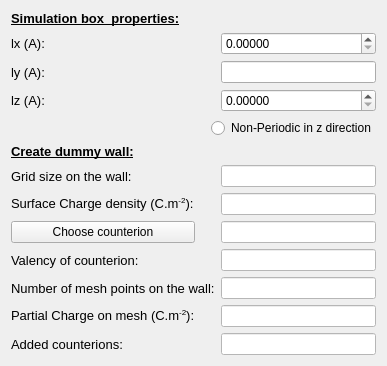
     <widget class="QWidget" name="tab">
      <attribute name="title">
       <string>Simulation box</string>
      </attribute>
      <layout class="QGridLayout" name="gridLayout_3">
       <item row="14" column="3">
        <widget class="QLineEdit" name="lineEdit_valency_counterion">
         <property name="styleSheet">
          <string notr="true">background-color: rgb(255, 255, 255);</string>
         </property>
         <property name="text">
          <string/>
         </property>
         <property name="readOnly">
          <bool>true</bool>
         </property>
         <property name="clearButtonEnabled">
          <bool>false</bool>
         </property>
        </widget>
       </item>
       <item row="16" column="3">
        <widget class="QLineEdit" name="lineEdit_num_mesh_points">
         <property name="styleSheet">
          <string notr="true">background-color: rgb(255, 255, 255);</string>
         </property>
         <property name="clearButtonEnabled">
          <bool>false</bool>
         </property>
        </widget>
       </item>
       <item row="4" column="0">
        <widget class="QLabel" name="label_ly">
         <property name="font">
          <font>
           <pointsize>10</pointsize>
          </font>
         </property>
         <property name="text">
          <string>ly (A):</string>
         </property>
        </widget>
       </item>
       <item row="9" column="0" colspan="3">
        <widget class="QLabel" name="label_dummy_wall">
         <property name="font">
          <font>
           <pointsize>10</pointsize>
           <weight>75</weight>
           <bold>true</bold>
           <underline>true</underline>
          </font>
         </property>
         <property name="text">
          <string>Create dummy wall:</string>
         </property>
        </widget>
       </item>
       <item row="18" column="3">
        <widget class="QLineEdit" name="lineEdit_num_counterion">
         <property name="acceptDrops">
          <bool>false</bool>
         </property>
         <property name="styleSheet">
          <string notr="true">background-color: rgb(255, 255, 255);</string>
         </property>
         <property name="clearButtonEnabled">
          <bool>false</bool>
         </property>
        </widget>
       </item>
       <item row="12" column="0">
        <widget class="QPushButton" name="pushButton_type_counterion">
         <property name="text">
          <string>Choose counterion</string>
         </property>
        </widget>
       </item>
       <item row="0" column="0" colspan="4">
        <widget class="QLabel" name="label_properties_box">
         <property name="font">
          <font>
           <pointsize>10</pointsize>
           <weight>75</weight>
           <bold>true</bold>
           <underline>true</underline>
          </font>
         </property>
         <property name="text">
          <string>Simulation box  properties:</string>
         </property>
        </widget>
       </item>
       <item row="17" column="3">
        <widget class="QLineEdit" name="lineEdit_mesh_charge">
         <property name="styleSheet">
          <string notr="true">background-color: rgb(255, 255, 255);</string>
         </property>
         <property name="clearButtonEnabled">
          <bool>false</bool>
         </property>
        </widget>
       </item>
       <item row="12" column="3">
        <widget class="QLineEdit" name="lineEdit_type_counterion">
         <property name="styleSheet">
          <string notr="true">background-color: rgb(255, 255, 255);</string>
         </property>
         <property name="clearButtonEnabled">
          <bool>false</bool>
         </property>
        </widget>
       </item>
       <item row="10" column="0">
        <widget class="QLabel" name="label_grid_size">
         <property name="font">
          <font>
           <pointsize>10</pointsize>
          </font>
         </property>
         <property name="text">
          <string>Grid size on the wall:</string>
         </property>
        </widget>
       </item>
       <item row="10" column="3">
        <widget class="QLineEdit" name="lineEdit_grid_size">
         <property name="styleSheet">
          <string notr="true">background-color: rgb(255, 255, 255);</string>
         </property>
         <property name="clearButtonEnabled">
          <bool>false</bool>
         </property>
        </widget>
       </item>
       <item row="11" column="0" colspan="3">
        <widget class="QLabel" name="label_surface_charge">
         <property name="font">
          <font>
           <pointsize>10</pointsize>
          </font>
         </property>
         <property name="text">
          <string>&lt;html&gt;&lt;head/&gt;&lt;body&gt;&lt;p&gt;Surface Charge density (C.m&lt;span style=&quot; vertical-align:super;&quot;&gt;-2&lt;/span&gt;):&lt;/p&gt;&lt;/body&gt;&lt;/html&gt;</string>
         </property>
        </widget>
       </item>
       <item row="3" column="0">
        <widget class="QLabel" name="label_lx">
         <property name="font">
          <font>
           <pointsize>10</pointsize>
          </font>
         </property>
         <property name="text">
          <string>lx (A):</string>
         </property>
        </widget>
       </item>
       <item row="14" column="0">
        <widget class="QLabel" name="label_valency_counterion">
         <property name="font">
          <font>
           <pointsize>10</pointsize>
          </font>
         </property>
         <property name="text">
          <string>Valency of counterion:</string>
         </property>
        </widget>
       </item>
       <item row="16" column="0" colspan="3">
        <widget class="QLabel" name="label_num_mesh_points">
         <property name="font">
          <font>
           <pointsize>10</pointsize>
          </font>
         </property>
         <property name="text">
          <string>Number of mesh points on the wall:</string>
         </property>
        </widget>
       </item>
       <item row="17" column="0">
        <widget class="QLabel" name="label_mesh_charge">
         <property name="font">
          <font>
           <pointsize>10</pointsize>
          </font>
         </property>
         <property name="text">
          <string>&lt;html&gt;&lt;head/&gt;&lt;body&gt;&lt;p&gt;Partial Charge on mesh (C.m&lt;span style=&quot; vertical-align:super;&quot;&gt;-2&lt;/span&gt;):&lt;/p&gt;&lt;/body&gt;&lt;/html&gt;</string>
         </property>
        </widget>
       </item>
       <item row="18" column="0">
        <widget class="QLabel" name="label_num_counterion">
         <property name="font">
          <font>
           <pointsize>10</pointsize>
          </font>
         </property>
         <property name="text">
          <string>Added counterions:</string>
         </property>
        </widget>
       </item>
       <item row="3" column="3">
        <widget class="QDoubleSpinBox" name="SpinBox_lx">
         <property name="decimals">
          <number>5</number>
         </property>
        </widget>
       </item>
       <item row="5" column="3">
        <widget class="QDoubleSpinBox" name="SpinBox_lz">
         <property name="decimals">
          <number>5</number>
         </property>
        </widget>
       </item>
       <item row="11" column="3">
        <widget class="QLineEdit" name="lineEdit_surface_charge">
         <property name="styleSheet">
          <string notr="true">background-color: rgb(255, 255, 255);</string>
         </property>
         <property name="clearButtonEnabled">
          <bool>false</bool>
         </property>
        </widget>
       </item>
       <item row="5" column="0">
        <widget class="QLabel" name="label_lz">
         <property name="font">
          <font>
           <pointsize>10</pointsize>
          </font>
         </property>
         <property name="text">
          <string>lz (A):</string>
         </property>
        </widget>
       </item>
       <item row="6" column="2" colspan="2">
        <widget class="QRadioButton" name="radioButton_lz_periodic">
         <property name="text">
          <string>Non-Periodic in z direction</string>
         </property>
        </widget>
       </item>
       <item row="4" column="3">
        <widget class="QLineEdit" name="lineEdit_ly">
         <property name="readOnly">
          <bool>true</bool>
         </property>
        </widget>
       </item>
      </layout>
     </widget>
